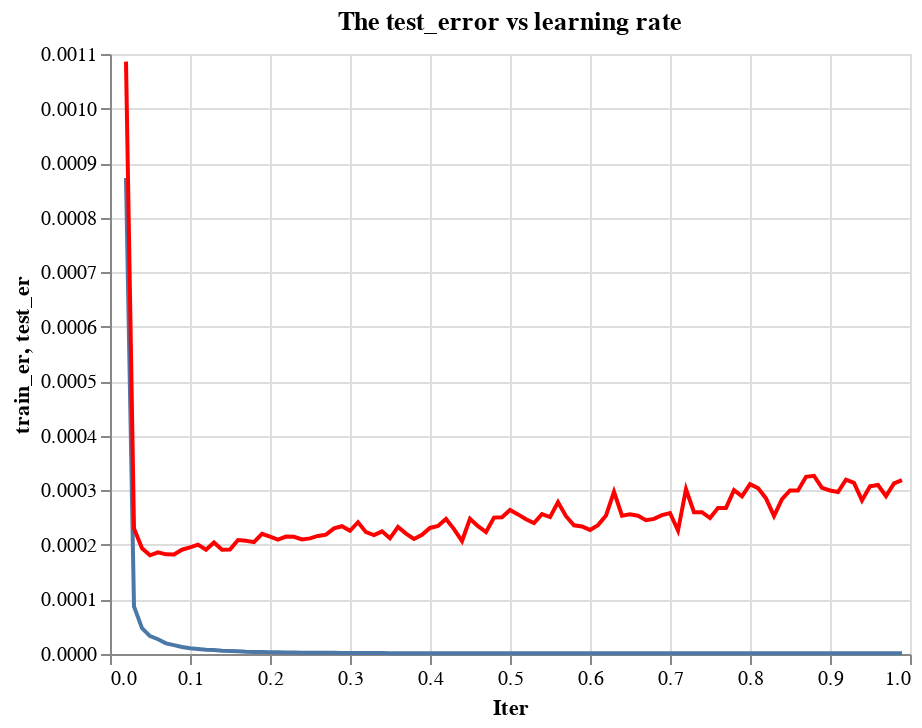

Write notebook code for a chart like this one.
### Markdown cell above
* To explore the best learning rate, just like before, we use for loop to select the best learning rate to training the machine learning model.

### Code cell
c7 = alt.Chart(result).mark_line().encode(
    x = 'Iter',
    y = 'train_er'
)
c8 = alt.Chart(result).mark_line(color = 'red').encode(
    x = 'Iter',
    y = 'test_er',
    tooltip = ['Iter','test_er']
).properties(
    title='The test_error vs learning rate'
)
c7+c8

### Figure 1 — Vega-Lite specification as saved in the notebook (floating-point values rounded to 4 significant figures)
{"config": {"view": {"continuousWidth": 400, "continuousHeight": 300}}, "layer": [{"mark": "line", "encoding": {"x": {"field": "Iter", "type": "quantitative"}, "y": {"field": "train_er", "type": "quantitative"}}}, {"mark": {"type": "line", "color": "red"}, "encoding": {"tooltip": [{"field": "Iter", "type": "quantitative"}, {"field": "test_er", "type": "quantitative"}], "x": {"field": "Iter", "type": "quantitative"}, "y": {"field": "test_er", "type": "quantitative"}}, "title": "The test_error vs learning rate"}], "data": {"name": "data-5f7998521faa9e0a2bb92c8e694592bc"}, "$schema": "https://vega.github.io/schema/vega-lite/v4.17.0.json", "datasets": {"data-5f7998521faa9e0a2bb92c8e694592bc": [{"Iter": 0.02, "train_er": 0.0008728, "test_er": 0.001086}, {"Iter": 0.03, "train_er": 8.728e-05, "test_er": 0.0002302}, {"Iter": 0.04, "train_er": 4.733e-05, "test_er": 0.0001938}, {"Iter": 0.05, "train_er": 3.285e-05, "test_er": 0.0001809}, {"Iter": 0.06, "train_er": 2.702e-05, "test_er": 0.0001864}, {"Iter": 0.07, "train_er": 1.952e-05, "test_er": 0.0001827}, {"Iter": 0.08, "train_er": 1.63e-05, "test_er": 0.0001826}, {"Iter": 0.09, "train_er": 1.272e-05, "test_er": 0.0001912}, {"Iter": 0.1, "train_er": 1.062e-05, "test_er": 0.0001954}, {"Iter": 0.11, "train_er": 9.276e-06, "test_er": 0.0002006}, {"Iter": 0.12, "train_er": 7.628e-06, "test_er": 0.0001912}, {"Iter": 0.13, "train_er": 7.178e-06, "test_er": 0.0002045}, {"Iter": 0.14, "train_er": 5.88e-06, "test_er": 0.000191}, {"Iter": 0.15, "train_er": 5.429e-06, "test_er": 0.0001917}, {"Iter": 0.16, "train_er": 4.837e-06, "test_er": 0.000209}, {"Iter": 0.17, "train_er": 4.055e-06, "test_er": 0.0002078}, {"Iter": 0.18, "train_er": 3.847e-06, "test_er": 0.0002051}, {"Iter": 0.19, "train_er": 3.49e-06, "test_er": 0.0002204}, {"Iter": 0.2, "train_er": 3.155e-06, "test_er": 0.0002152}, {"Iter": 0.21, "train_er": 2.985e-06, "test_er": 0.0002095}, {"Iter": 0.22, "train_er": 2.824e-06, "test_er": 0.0002152}, {"Iter": 0.23, "train_er": 2.828e-06, "test_er": 0.000215}, {"Iter": 0.24, "train_er": 2.484e-06, "test_er": 0.0002101}, {"Iter": 0.25, "train_er": 2.317e-06, "test_er": 0.0002119}, {"Iter": 0.26, "train_er": 2.427e-06, "test_er": 0.0002164}, {"Iter": 0.27, "train_er": 2.317e-06, "test_er": 0.0002189}, {"Iter": 0.28, "train_er": 2.145e-06, "test_er": 0.0002303}, {"Iter": 0.29, "train_er": 1.941e-06, "test_er": 0.0002343}, {"Iter": 0.3, "train_er": 1.822e-06, "test_er": 0.0002259}, {"Iter": 0.31, "train_er": 1.719e-06, "test_er": 0.0002416}, {"Iter": 0.32, "train_er": 1.759e-06, "test_er": 0.0002234}, {"Iter": 0.33, "train_er": 1.664e-06, "test_er": 0.0002179}, {"Iter": 0.34, "train_er": 1.646e-06, "test_er": 0.0002249}, {"Iter": 0.35, "train_er": 1.565e-06, "test_er": 0.000212}, {"Iter": 0.36, "train_er": 1.548e-06, "test_er": 0.0002329}, {"Iter": 0.37, "train_er": 1.507e-06, "test_er": 0.0002206}, {"Iter": 0.38, "train_er": 1.514e-06, "test_er": 0.0002109}, {"Iter": 0.39, "train_er": 1.494e-06, "test_er": 0.0002185}, {"Iter": 0.4, "train_er": 1.486e-06, "test_er": 0.0002311}, {"Iter": 0.41, "train_er": 1.456e-06, "test_er": 0.0002346}, {"Iter": 0.42, "train_er": 1.448e-06, "test_er": 0.0002475}, {"Iter": 0.43, "train_er": 1.418e-06, "test_er": 0.000229}, {"Iter": 0.44, "train_er": 1.415e-06, "test_er": 0.0002071}, {"Iter": 0.45, "train_er": 1.409e-06, "test_er": 0.000248}, {"Iter": 0.46, "train_er": 1.397e-06, "test_er": 0.0002343}, {"Iter": 0.47, "train_er": 1.393e-06, "test_er": 0.0002235}, {"Iter": 0.48, "train_er": 1.378e-06, "test_er": 0.0002501}, {"Iter": 0.49, "train_er": 1.373e-06, "test_er": 0.0002509}, {"Iter": 0.5, "train_er": 1.37e-06, "test_er": 0.0002641}, {"Iter": 0.51, "train_er": 1.363e-06, "test_er": 0.000256}, {"Iter": 0.52, "train_er": 1.364e-06, "test_er": 0.0002471}, {"Iter": 0.53, "train_er": 1.362e-06, "test_er": 0.0002399}, {"Iter": 0.54, "train_er": 1.35e-06, "test_er": 0.0002563}, {"Iter": 0.55, "train_er": 1.35e-06, "test_er": 0.000251}, {"Iter": 0.56, "train_er": 1.349e-06, "test_er": 0.0002782}, {"Iter": 0.57, "train_er": 1.347e-06, "test_er": 0.0002526}, {"Iter": 0.58, "train_er": 1.345e-06, "test_er": 0.000236}, {"Iter": 0.59, "train_er": 1.344e-06, "test_er": 0.0002338}, {"Iter": 0.6, "train_er": 1.339e-06, "test_er": 0.0002275}, {"Iter": 0.61, "train_er": 1.337e-06, "test_er": 0.0002363}, {"Iter": 0.62, "train_er": 1.336e-06, "test_er": 0.0002538}, {"Iter": 0.63, "train_er": 1.339e-06, "test_er": 0.0002974}, {"Iter": 0.64, "train_er": 1.333e-06, "test_er": 0.0002535}, {"Iter": 0.65, "train_er": 1.332e-06, "test_er": 0.000256}, {"Iter": 0.66, "train_er": 1.332e-06, "test_er": 0.0002534}, {"Iter": 0.67, "train_er": 1.332e-06, "test_er": 0.0002452}, {"Iter": 0.68, "train_er": 1.332e-06, "test_er": 0.0002476}, {"Iter": 0.69, "train_er": 1.332e-06, "test_er": 0.0002545}, {"Iter": 0.7, "train_er": 1.329e-06, "test_er": 0.0002584}, {"Iter": 0.71, "train_er": 1.329e-06, "test_er": 0.0002264}, {"Iter": 0.72, "train_er": 1.329e-06, "test_er": 0.0003021}, {"Iter": 0.73, "train_er": 1.328e-06, "test_er": 0.00026}, {"Iter": 0.74, "train_er": 1.328e-06, "test_er": 0.0002599}, {"Iter": 0.75, "train_er": 1.329e-06, "test_er": 0.0002492}, {"Iter": 0.76, "train_er": 1.328e-06, "test_er": 0.0002676}, {"Iter": 0.77, "train_er": 1.328e-06, "test_er": 0.0002678}, {"Iter": 0.78, "train_er": 1.327e-06, "test_er": 0.0003003}, {"Iter": 0.79, "train_er": 1.327e-06, "test_er": 0.0002891}, {"Iter": 0.8, "train_er": 1.329e-06, "test_er": 0.0003114}, {"Iter": 0.81, "train_er": 1.328e-06, "test_er": 0.0003041}, {"Iter": 0.82, "train_er": 1.327e-06, "test_er": 0.0002853}, {"Iter": 0.83, "train_er": 1.327e-06, "test_er": 0.0002529}, {"Iter": 0.84, "train_er": 1.327e-06, "test_er": 0.0002839}, {"Iter": 0.85, "train_er": 1.327e-06, "test_er": 0.0002998}, {"Iter": 0.86, "train_er": 1.327e-06, "test_er": 0.0002996}, {"Iter": 0.87, "train_er": 1.327e-06, "test_er": 0.0003249}, {"Iter": 0.88, "train_er": 1.327e-06, "test_er": 0.0003267}, {"Iter": 0.89, "train_er": 1.327e-06, "test_er": 0.0003045}, {"Iter": 0.9, "train_er": 1.327e-06, "test_er": 0.0002997}, {"Iter": 0.91, "train_er": 1.327e-06, "test_er": 0.0002969}, {"Iter": 0.92, "train_er": 1.327e-06, "test_er": 0.0003197}, {"Iter": 0.93, "train_er": 1.327e-06, "test_er": 0.0003139}, {"Iter": 0.94, "train_er": 1.327e-06, "test_er": 0.0002816}, {"Iter": 0.95, "train_er": 1.327e-06, "test_er": 0.0003074}, {"Iter": 0.96, "train_er": 1.327e-06, "test_er": 0.0003098}, {"Iter": 0.97, "train_er": 1.327e-06, "test_er": 0.0002894}, {"Iter": 0.98, "train_er": 1.327e-06, "test_er": 0.0003129}, {"Iter": 0.99, "train_er": 1.327e-06, "test_er": 0.0003186}]}}
